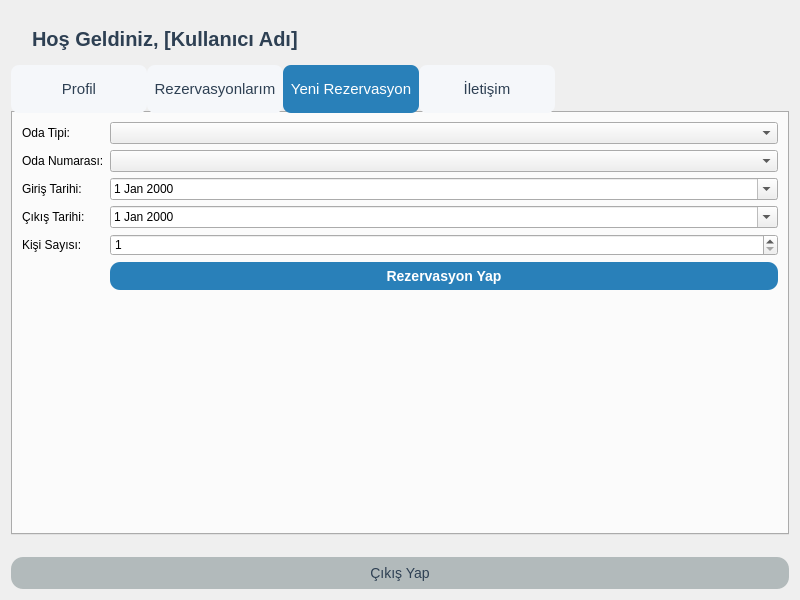
<?xml version="1.0" encoding="UTF-8"?>
<ui version="4.0">
 <class>UserDashboard</class>
 <widget class="QWidget" name="UserDashboard">
  <property name="geometry">
   <rect>
    <x>0</x>
    <y>0</y>
    <width>800</width>
    <height>600</height>
   </rect>
  </property>
  <property name="windowTitle">
   <string>Kullanıcı Paneli</string>
  </property>
  <layout class="QVBoxLayout" name="mainLayout">
   <item>
    <widget class="QLabel" name="welcomeLabel">
     <property name="styleSheet">
      <string>font-size: 20px; font-weight: bold; color: #2E4053; margin: 16px 0 8px 16px;</string>
     </property>
     <property name="text">
      <string>Hoş Geldiniz, [Kullanıcı Adı]</string>
     </property>
    </widget>
   </item>
   <item>
    <widget class="QTabWidget" name="tabWidget">
     <property name="styleSheet">
      <string>QTabBar::tab { min-width: 120px; min-height: 32px; font-size: 15px; border-radius: 8px; padding: 8px; } QTabBar::tab:selected { background: #2980B9; color: white; } QTabBar::tab:!selected { background: #F5F7FA; color: #2E4053; }</string>
     </property>
     <property name="currentIndex">
      <number>2</number>
     </property>
     <widget class="QWidget" name="profileTab">
      <attribute name="title">
       <string>Profil</string>
      </attribute>
      <layout class="QFormLayout" name="profileFormLayout">
       <item row="0" column="0">
        <widget class="QLabel" name="profileNameLabel">
         <property name="text">
          <string>Ad:</string>
         </property>
        </widget>
       </item>
       <item row="0" column="1">
        <widget class="QLineEdit" name="profileNameEdit"/>
       </item>
       <item row="1" column="0">
        <widget class="QLabel" name="profileSurnameLabel">
         <property name="text">
          <string>Soyad:</string>
         </property>
        </widget>
       </item>
       <item row="1" column="1">
        <widget class="QLineEdit" name="profileSurnameEdit"/>
       </item>
       <item row="2" column="0">
        <widget class="QLabel" name="profileEmailLabel">
         <property name="text">
          <string>E-posta:</string>
         </property>
        </widget>
       </item>
       <item row="2" column="1">
        <widget class="QLineEdit" name="profileEmailEdit"/>
       </item>
       <item row="3" column="0">
        <widget class="QLabel" name="profileUsernameLabel">
         <property name="text">
          <string>Kullanıcı Adı:</string>
         </property>
        </widget>
       </item>
       <item row="3" column="1">
        <widget class="QLineEdit" name="profileUsernameEdit"/>
       </item>
       <item row="4" column="1">
        <widget class="QPushButton" name="updateProfileButton">
         <property name="styleSheet">
          <string>QPushButton { background-color: #27AE60; color: white; border-radius: 10px; padding: 6px 24px; font-size: 14px; font-weight: bold; } QPushButton:hover { background-color: #F39C12; }</string>
         </property>
         <property name="text">
          <string>Güncelle</string>
         </property>
        </widget>
       </item>
      </layout>
     </widget>
     <widget class="QWidget" name="reservationsTab">
      <attribute name="title">
       <string>Rezervasyonlarım</string>
      </attribute>
      <layout class="QVBoxLayout" name="reservationsLayout">
       <item>
        <widget class="QTableWidget" name="reservationsTable">
         <property name="rowCount">
          <number>0</number>
         </property>
         <property name="columnCount">
          <number>4</number>
         </property>
         <column>
          <property name="text">
           <string>Oda Tipi</string>
          </property>
         </column>
         <column>
          <property name="text">
           <string>Giriş Tarihi</string>
          </property>
         </column>
         <column>
          <property name="text">
           <string>Çıkış Tarihi</string>
          </property>
         </column>
         <column>
          <property name="text">
           <string>Fiyat</string>
          </property>
         </column>
        </widget>
       </item>
      </layout>
     </widget>
     <widget class="QWidget" name="newReservationTab">
      <attribute name="title">
       <string>Yeni Rezervasyon</string>
      </attribute>
      <layout class="QFormLayout" name="newReservationFormLayout">
       <item row="0" column="0">
        <widget class="QLabel" name="roomTypeLabel">
         <property name="text">
          <string>Oda Tipi:</string>
         </property>
        </widget>
       </item>
       <item row="0" column="1">
        <widget class="QComboBox" name="roomTypeComboBox"/>
       </item>
       <item row="1" column="0">
        <widget class="QLabel" name="roomNumberLabel">
         <property name="text">
          <string>Oda Numarası:</string>
         </property>
        </widget>
       </item>
       <item row="1" column="1">
        <widget class="QComboBox" name="roomNumberComboBox"/>
       </item>
       <item row="2" column="0">
        <widget class="QLabel" name="checkInLabel">
         <property name="text">
          <string>Giriş Tarihi:</string>
         </property>
        </widget>
       </item>
       <item row="2" column="1">
        <widget class="QDateEdit" name="checkInDateEdit">
         <property name="calendarPopup">
          <bool>true</bool>
         </property>
        </widget>
       </item>
       <item row="3" column="0">
        <widget class="QLabel" name="checkOutLabel">
         <property name="text">
          <string>Çıkış Tarihi:</string>
         </property>
        </widget>
       </item>
       <item row="3" column="1">
        <widget class="QDateEdit" name="checkOutDateEdit">
         <property name="calendarPopup">
          <bool>true</bool>
         </property>
        </widget>
       </item>
       <item row="4" column="0">
        <widget class="QLabel" name="guestCountLabel">
         <property name="text">
          <string>Kişi Sayısı:</string>
         </property>
        </widget>
       </item>
       <item row="4" column="1">
        <widget class="QSpinBox" name="guestCountSpinBox">
         <property name="minimum">
          <number>1</number>
         </property>
         <property name="maximum">
          <number>10</number>
         </property>
        </widget>
       </item>
       <item row="5" column="1">
        <widget class="QPushButton" name="createReservationButton">
         <property name="styleSheet">
          <string>QPushButton { background-color: #2980B9; color: white; border-radius: 10px; padding: 6px 24px; font-size: 14px; font-weight: bold; } QPushButton:hover { background-color: #1ABC9C; }</string>
         </property>
         <property name="text">
          <string>Rezervasyon Yap</string>
         </property>
        </widget>
       </item>
      </layout>
     </widget>
     <widget class="QWidget" name="contactTab">
      <attribute name="title">
       <string>İletişim</string>
      </attribute>
      <layout class="QVBoxLayout" name="contactLayout">
       <item>
        <widget class="QLabel" name="contactInfoLabel">
         <property name="styleSheet">
          <string>font-size: 15px; color: #34495E; margin: 32px;</string>
         </property>
         <property name="text">
          <string>Otel ile iletişim için: 0123 456 78 90
info@grandhotel.com</string>
         </property>
         <property name="alignment">
          <set>Qt::AlignCenter</set>
         </property>
        </widget>
       </item>
      </layout>
     </widget>
    </widget>
   </item>
   <item>
    <widget class="QPushButton" name="logoutButton">
     <property name="styleSheet">
      <string>QPushButton { background-color: #B2BABB; color: #2E4053; border-radius: 12px; padding: 8px 0; font-size: 14px; margin: 16px 0 0 0; } QPushButton:hover { background-color: #85929E; }</string>
     </property>
     <property name="text">
      <string>Çıkış Yap</string>
     </property>
    </widget>
   </item>
  </layout>
 </widget>
 <resources/>
 <connections/>
</ui>
